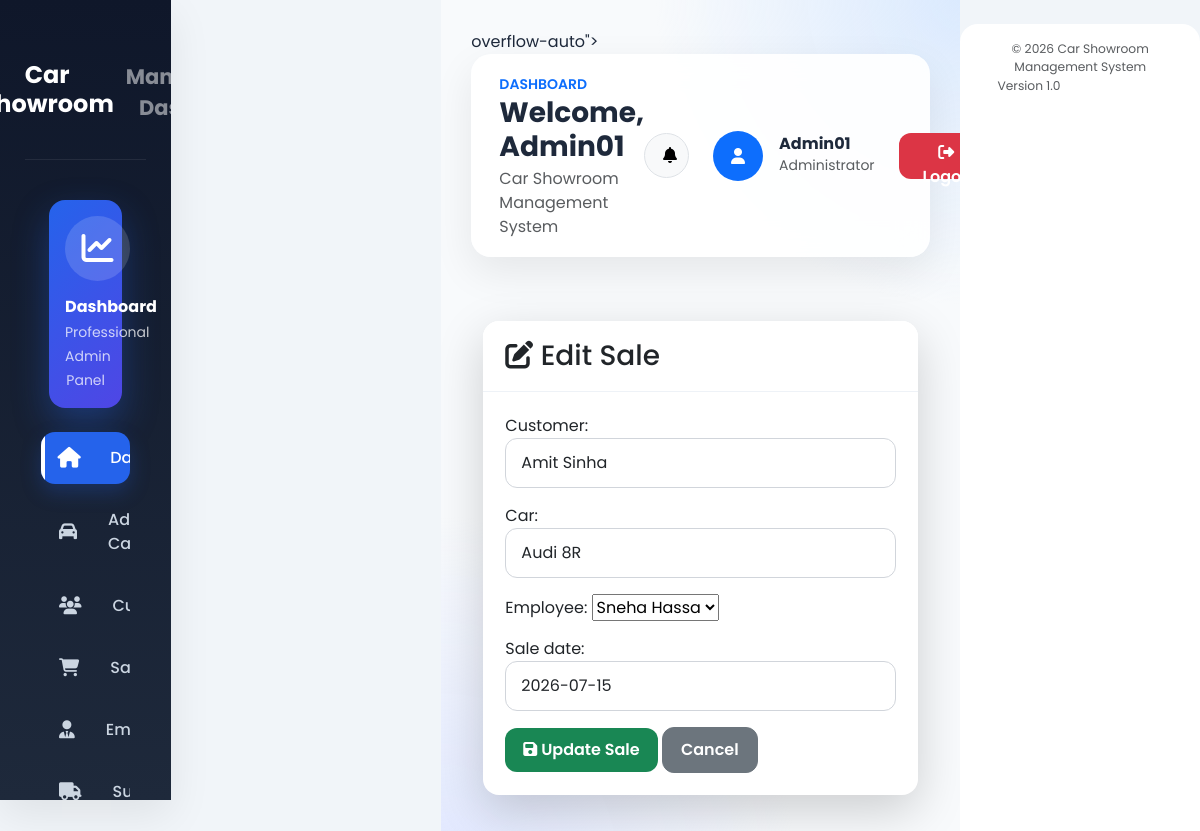
Page /edit-sale/4/ (signed in) on the committed database.
### showroom/models.py (models this page shows, shortened)
class Sale(models.Model):
    customer = models.ForeignKey(Customer, on_delete=models.CASCADE)
    car = models.ForeignKey(Car, on_delete=models.CASCADE)
    employee = models.ForeignKey(Employee, on_delete=models.CASCADE, null=True, blank=True)
    sale_price = models.DecimalField(max_digits=12, decimal_places=2, blank=True, null=True)
    sale_date = models.DateField(default=timezone.now)
    invoice_number = models.CharField(max_length=30, unique=True, blank=True)
    class Meta:
        ordering = ["-sale_date"]

### showroom/views.py (the view)
# urls.py: path("edit-sale/<int:id>/", views.edit_sale, name="edit_sale"),
@login_required
def edit_sale(request, id):
    sale = get_object_or_404(Sale, id=id)
    if request.method == "POST":
        form = SaleForm(
            request.POST,
            instance=sale
        )
        if form.is_valid():
            form.save()
            messages.success(request, "Sale updated successfully.")
            return redirect("sale_list")
    else:
        form = SaleForm(instance=sale)
    return render(
        request,
        "showroom/edit_sale.html",
        {
            "form": form,
            "sale": sale,
        }
    )

### showroom/forms.py
class SaleForm(forms.ModelForm):
    class Meta:
        model = Sale
        exclude = ["invoice_number", "sale_price"]
        widgets = {
            "customer": forms.Select(attrs={
                "class": "form-control"
            }),
            "car": forms.Select(attrs={
                "class": "form-control"
            }),
            "sale_date": forms.DateInput(attrs={
                "class": "form-control"
            }),
        }

### showroom/models.py (called while the page is built)
    def __str__(self):
        return self.car_name

    def __str__(self):
        return self.name

    def __str__(self):
        return self.name

### showroom/templates/showroom/edit_sale.html (shortened to what this page needs)
{% extends "showroom/base.html" %}
{% block content %}
<div class="container mt-4">
    <div class="card shadow-lg border-0 rounded-4">
        <div class="card-header bg-warning text-dark">
            <h3 class="mb-0">
                <i class="fas fa-edit"></i>
                Edit Sale
            </h3>
        </div>
        <div class="card-body">
            <form method="POST">
                {{ form.as_p }}
                <button type="submit" class="btn btn-success">
                    <i class="fas fa-save"></i>
                    Update Sale
                </button>
                <a href="{% url 'sale_list' %}" class="btn btn-secondary">
                    Cancel
                </a>
            </form>
        </div>
    </div>
</div>
{% endblock %}

### showroom/templates/showroom/base.html (shortened to what this page needs)
{% load static %}
<!DOCTYPE html>
<html lang="en">
<head>
<link href="https://cdn.jsdelivr.net/npm/bootstrap@5.3.3/dist/css/bootstrap.min.css" rel="stylesheet">
<link href="https://cdn.jsdelivr.net/npm/bootstrap-icons@1.11.3/font/bootstrap-icons.css" rel="stylesheet">
<link href="https://cdnjs.cloudflare.com/ajax/libs/font-awesome/6.5.2/css/all.min.css" rel="stylesheet">
<link rel="stylesheet" href="https://cdn.datatables.net/1.13.8/css/dataTables.bootstrap5.min.css">
<link rel="stylesheet" href="https://cdnjs.cloudflare.com/ajax/libs/animate.css/4.1.1/animate.min.css">
<link rel="stylesheet" href="{% static 'css/style.css' %}">
<link rel="stylesheet" href="{% static 'css/dashboard.css' %}">
</head>
<body>
<div class="wrapper d-flex min-vh-100">
<div class="sidebar position-sticky top-0 vh-100">
    <div class="logo text-center py-4">
    <h4 class="text-white fw-bold mb-1">
       Car Showroom
    </h4>
    <small class="text-white-50">
      Management Dashboard
    </small>
</div>
    <ul class="sidebar-menu list-unstyled px-3 mt-4">
        <li class="mb-4 px-2">
            <div class="bg-primary rounded-4 text-white p-3 text-center">
                <i class="fas fa-chart-line fa-2x mb-3"></i>
                <h6 class="fw-bold mb-1">
                    Dashboard
                </h6>
                <small class="opacity-75">
                    Professional Admin Panel
                </small>
            </div>
        </li>
        <li>
            <a href="{% url 'home' %}" class="d-flex align-items-center active">
              <i class="fas fa-house me-3"></i>
              <span>Dashboard</span>
            </a>
        </li>
        <li>
                 <a href="{% url 'add_car' %}" class="d-flex align-items-center">
                   <i class="fas fa-car me-3"></i>
                   <span>Add Car</span>
                 </a>
        </li>
        <li>
              <a href="{% url 'customer_list' %}" class="d-flex align-items-center">
                <i class="fas fa-users me-3"></i>
               <span>Customers</span>
              </a>
        </li>
        <li>
           <a href="{% url 'sale_list' %}" class="d-flex align-items-center">
                <i class="fas fa-cart-shopping me-3"></i>
                <span>Sales</span>
            </a>
        </li>
        <li>
              <a href="{% url 'employee_list' %}" class="d-flex align-items-center">
                <i class="fas fa-user-tie me-3"></i>
                <span>Employees</span>
              </a>
        </li>
        <li>
                <a href="{% url 'supplier_list' %}" class="d-flex align-items-center">
                   <i class="fas fa-truck me-3"></i>
                   <span>Suppliers</span>
                </a>
        </li>
    </ul>
</div>
<div class="main-content flex-grow-1 overflow-auto"> overflow-auto">
<nav class="navbar navbar-expand-lg bg-white mb-4 px-4 py-3 border-0">
<div class="container-fluid px-0">
    <div>
        <small class="text-uppercase text-primary fw-semibold">
            Dashboard
        </small>
        <h3 class="fw-bold mb-1">
            Welcome, {{ request.user.username }}
        </h3>
        <span class="text-muted">
            Car Showroom Management System
        </span>
    </div>
<div class="d-flex align-items-center gap-4">
<button class="btn btn-light border rounded-circle"
        style="width:45px;height:45px;">
    <i class="fas fa-bell"></i>
</button>
<div class="d-flex align-items-center">
<div class="rounded-circle bg-primary text-white d-flex align-items-center justify-content-center me-3"
     style="width:50px;height:50px;">
    <i class="fas fa-user"></i>
</div>
<div>
    <h6 class="mb-0 fw-bold">
        {{ request.user.username }}
    </h6>
    <small class="text-muted">
        Administrator
    </small>
</div>
</div>
<a href="{% url 'logout' %}" class="btn btn-danger px-4">
    <i class="fas fa-right-from-bracket me-2"></i>
    Logout
</a>
</div>
</div>
</nav>
<main class="dashboard-content container-fluid px-0 py-3 animate__animated animate__fadeIn">
{% block content %}
{% endblock %}
</main>
</div>
<footer class="bg-white mt-4 py-3 border-0">
    <div class="container-fluid">
        <div class="d-flex justify-content-between align-items-center flex-wrap">
            <small class="text-muted">
                © {% now "Y" %} Car Showroom Management System
            </small>
            <small class="text-muted">
                Version 1.0
            </small>
        </div>
    </div>
</footer>
</div>
</body>
</html>

### static/css/style.css (style rules this page uses)
:root { --primary:#2563eb; --primary-dark:#1d4ed8; --success:#16a34a; --danger:#dc2626; --warning:#f59e0b; --info:#0ea5e9; --dark:#0f172a; --dark2:#1e293b; --light:#f8fafc; --white:#ffffff; --border:#e5e7eb; --radius:18px; --shadow:0 12px 30px rgba(0,0,0,.10); --transition:.35s; }
* { margin:0; padding:0; box-sizing:border-box; font-family:'Poppins',sans-serif; }
body { background:#eef3f9; color:#1e293b; overflow-x:hidden; }
.wrapper { display:flex; min-height:100vh; }
.sidebar { width:270px; background:linear-gradient(180deg,#0f172a,#1e293b); position:fixed; left:0; top:0; bottom:0; padding:25px; overflow-y:auto; z-index:999; box-shadow:var(--shadow); }
.logo { display:flex; align-items:center; justify-content:center; gap:12px; font-size:24px; font-weight:700; color:white; margin-bottom:40px; }
.sidebar-menu { list-style:none; padding:0; margin:0; }
.sidebar-menu li { margin-bottom:10px; }
.sidebar-menu li a { display:flex; align-items:center; gap:15px; padding:14px 18px; border-radius:14px; text-decoration:none; color:#d1d5db; font-weight:500; transition:.3s; }
.sidebar-menu i { width:22px; text-align:center; }
.main-content { margin-left:270px; width:calc(100% - 270px); padding:30px; transition:var(--transition); }
.dashboard-content { min-height:100vh; }
.navbar { border-radius:18px!important; box-shadow:var(--shadow); background:var(--white)!important; }
.navbar .btn { border-radius:12px; padding:8px 18px; }
.btn { border-radius:12px; font-weight:600; padding:10px 18px; transition:var(--transition); }
.btn-success { border:none; }
.btn-danger { border:none; }
.card { border:none; border-radius:20px; box-shadow:var(--shadow); overflow:hidden; transition:var(--transition); }
.card-header { background:#fff; font-weight:700; padding:18px 24px; border-bottom:1px solid #edf2f7; }
.card-body { padding:24px; }
.form-control, .form-select { border-radius:12px; padding:12px 15px; border:1px solid #d1d5db; box-shadow:none; transition:.3s; }
footer { margin-top:50px; padding:25px; text-align:center; color:#64748b; font-size:14px; }
.sidebar-menu li a.active, .sidebar-menu li a:hover { background:linear-gradient(90deg,#2563eb,#3b82f6); color:#fff; box-shadow:0 8px 20px rgba(37,99,235,.25); }
.sidebar-menu li a.active i, .sidebar-menu li a:hover i { color:#fff; }
a, button, .btn, .card, .dashboard-card, .quick-card, .form-control, .form-select { transition:all .30s ease; }

### rows in the picture
Sale: customer "Amit Sinha", car "Audi 8R", employee "Sneha Hassa", sale_date "2026-07-15"

### other values in the picture
{{ request.user.username }} "Admin01"
